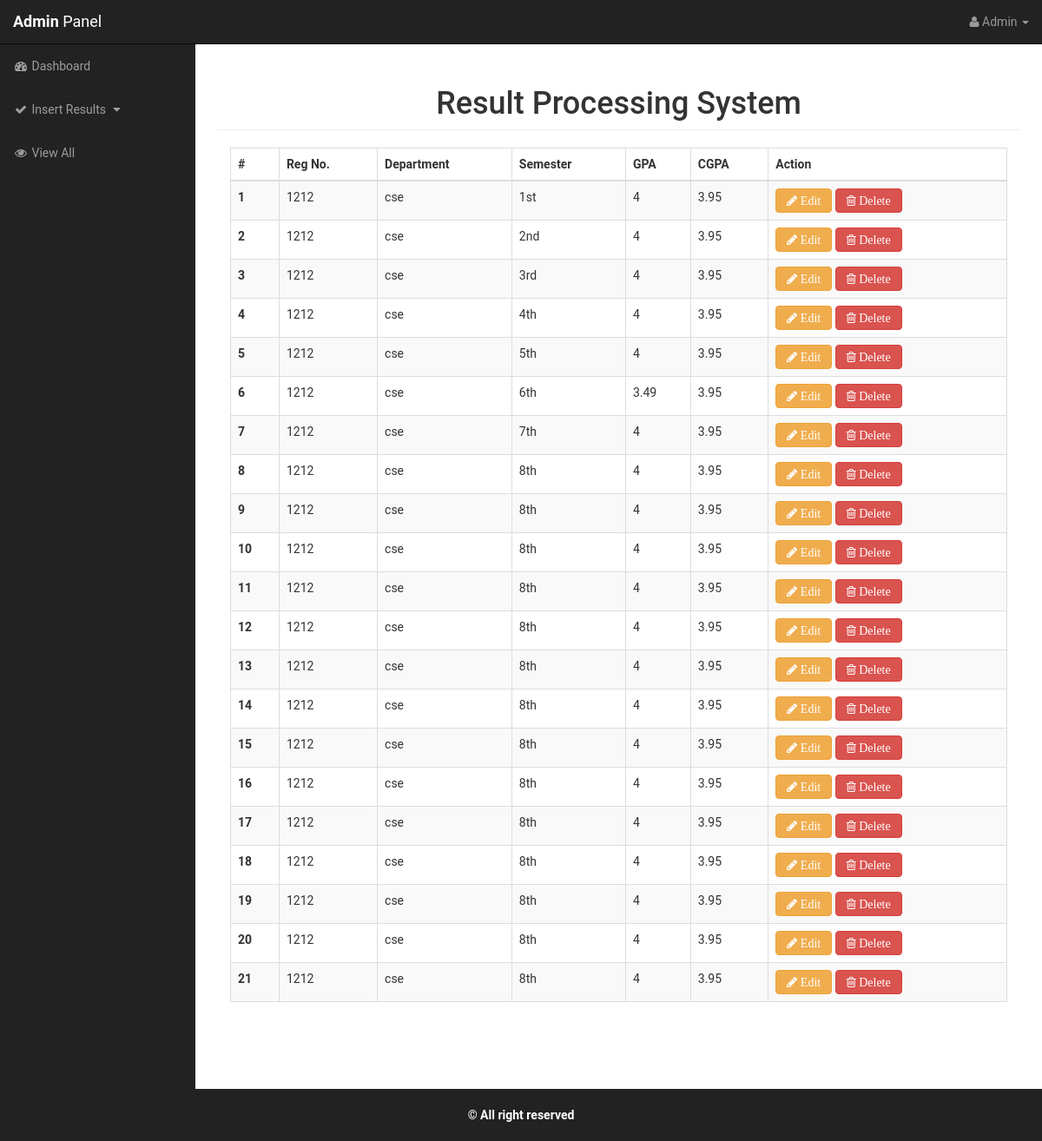
Page /viewall.php?dept=cse (signed in) on the committed database.
### tables this page shows
CREATE TABLE IF NOT EXISTS `students` (
  `id` int(11) NOT NULL,
  `reg_no` int(11) NOT NULL,
  `semester` varchar(20) NOT NULL,
  `dept_name` varchar(20) NOT NULL
);

CREATE TABLE IF NOT EXISTS `results` (
  `id` int(11) NOT NULL,
  `reg_no` int(11) NOT NULL,
  `cgpa` varchar(50) NOT NULL,
  `gpa` varchar(50) NOT NULL,
  `semester` varchar(20) NOT NULL
);

### viewall.php (the view)
<?php
	include('include/db.php');
	if(isset($_REQUEST['dept'])){
		$dept = $_REQUEST['dept'];
		$query = "SELECT * FROM students JOIN results USING (reg_no, semester) WHERE dept_name = '$dept' ";
	} else {
		$query = "SELECT * FROM students JOIN results USING (reg_no, semester) ";
	}
	$statement = $db->prepare($query);
	$statement->execute() or die("Couldn't Connect");
	if($statement->execute()) {
		$results = $statement->fetchAll(PDO::FETCH_ASSOC);
	}
?>
			<?php
				include('common/header.php');
			?>
            <?php
				include('common/sidebar.php');
			?>
        <div id="page-wrapper">
            <div class="container-fluid">
                <?php
					include('common/page_heading.php');
				?>
                <div class="col-lg-12">
                	<table class="table table-bordered table-striped ">
					  <thead>
						<tr>
						  <th>#</th>
						  <th>Reg No.</th>
						  <th>Department</th>
						  <th>Semester</th>
						  <th>GPA</th>
						  <th>CGPA</th>
						  <th>Action</th>
						</tr>
					  </thead>
					  <tbody>
					  	<?php for($i = 0; $i < count($results); $i++): ?>
						<tr>
						  <th scope="row"><?= $i+1 ?></th>
						  <td><?= $results[$i]['reg_no'] ?></td>
						  <td><?= $results[$i]['dept_name'] ?></td>
						  <td><?= $results[$i]['semester'] ?></td>
						  <td><?= $results[$i]['gpa'] ?></td>
						  <td><?= $results[$i]['cgpa'] ?></td>
						  <td>
						  	<a href="edit.php?reg_no=<?= $results[$i]['reg_no'] ?>"><i name="edit"  class="fa fa-pencil btn btn-warning" > Edit</i></a>
						  	<a onclick="return confirmDelete()" href="delete.php?reg_no=<?= $results[$i]['reg_no'] ?>"  ><i name="delete"  class="fa fa-trash-o btn btn-danger" > Delete</i></a>
						  </td>
						</tr>
						<?php endfor; ?>
					  </tbody>
					</table>
                </div>
            </div>
        </div>
		<?php
			include('common/footer.php');
		?>

### css/sb-admin.css (style rules this page uses)
body { margin-top: 100px; background-color: #222; }
@media (min-width:768px) { body { margin-top: 50px; } }
#page-wrapper { width: 100%; padding: 0; background-color: #fff; }
@media (min-width:768px) { #page-wrapper { padding: 10px; } }

### css/style.css (style rules this page uses)
html { position: relative; min-height: 100%; }
body { margin-bottom: 60px; }
#page-wrapper { padding-bottom: 80px; }
body { background: #ccc; background-image: url(../bg.jpg); background-position: left; background-repeat: no-repeat; background-size: cover; font-family: "Roboto", sans-serif; -webkit-font-smoothing: antialiased; -moz-osx-font-smoothing: grayscale; }
body:before { content: ""; position: fixed; top: 0; left: 0; display: block; background: rgba(255, 255, 255, 0.8); width: 100%; height: 100%; }

### rows in the picture
students: reg_no "1212", dept_name "cse", semester "1st", results.gpa "4", results.cgpa "3.95"
students: reg_no "1212", dept_name "cse", semester "2nd", results.gpa "4", results.cgpa "3.95"
students: reg_no "1212", dept_name "cse", semester "3rd", results.gpa "4", results.cgpa "3.95"
students: reg_no "1212", dept_name "cse", semester "4th", results.gpa "4", results.cgpa "3.95"
students: reg_no "1212", dept_name "cse", semester "5th", results.gpa "4", results.cgpa "3.95"
students: reg_no "1212", dept_name "cse", semester "6th", results.gpa "3.49", results.cgpa "3.95"
students: reg_no "1212", dept_name "cse", semester "7th", results.gpa "4", results.cgpa "3.95"
students: reg_no "1212", dept_name "cse", semester "8th"
results: gpa "4", cgpa "3.95"
results: gpa "4", cgpa "3.95"

### other values in the picture
$_SESSION['name'] "Admin"
